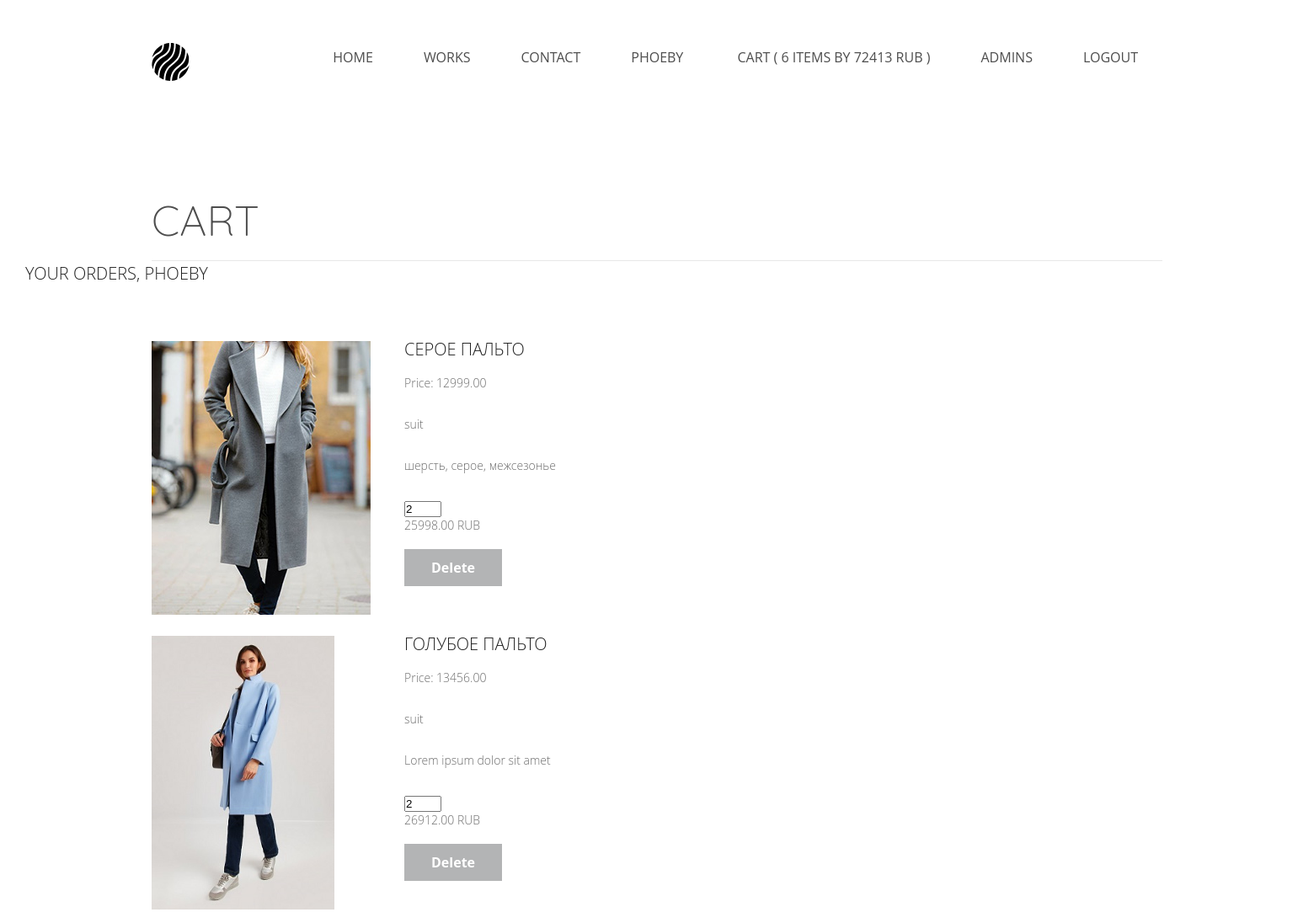
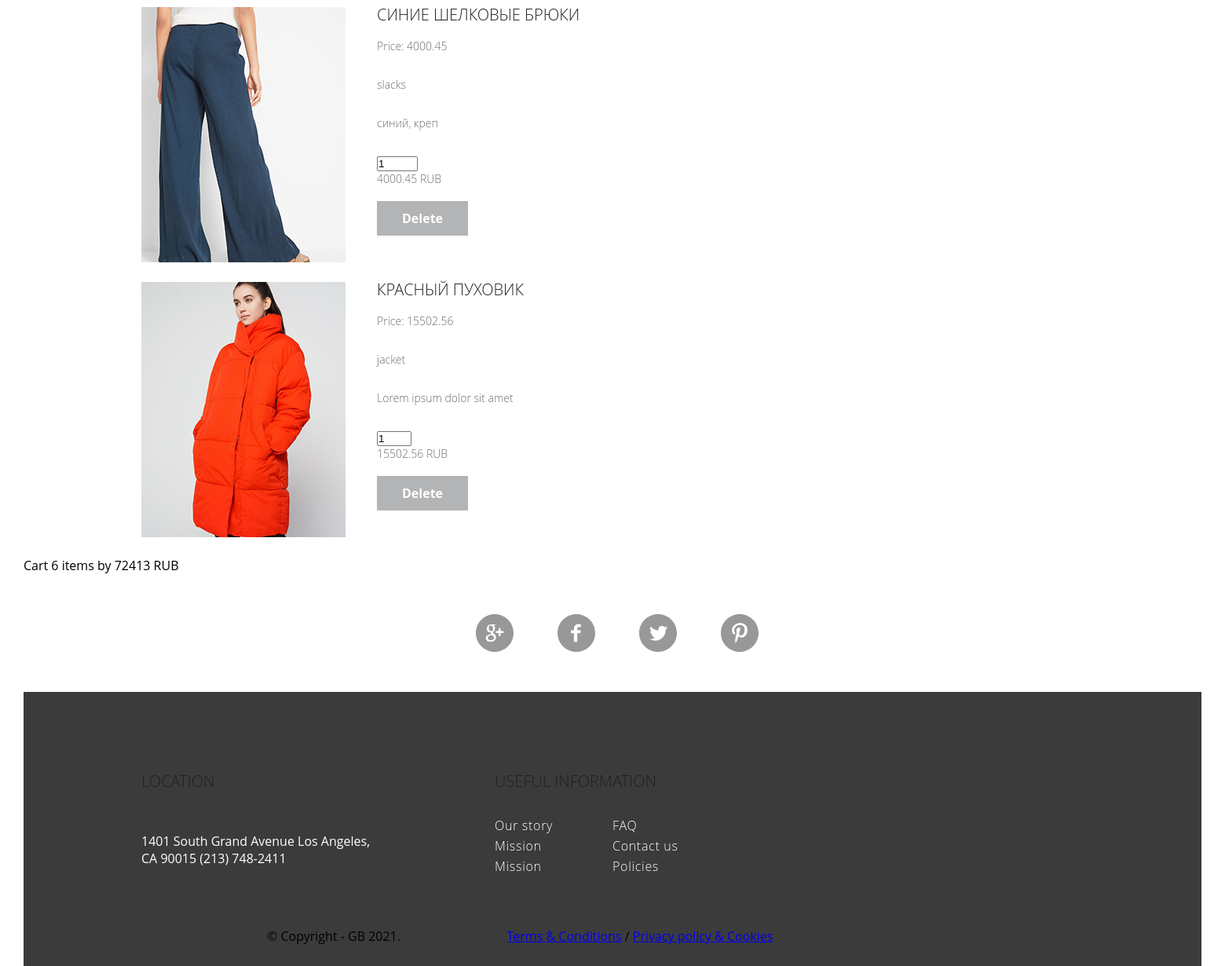
Page /basket/ (signed in) on the committed database (2 pictures, top to bottom).
### authapp/models.py (models this page shows)
class ShopUser(AbstractUser):
    avatar = models.ImageField(upload_to='users_avatars', blank=True)
    age = models.PositiveIntegerField(verbose_name='возраст', null=True)

### basketapp/models.py (models this page shows)
class Basket(models.Model):
    user = models.ForeignKey(ShopUser, on_delete=models.CASCADE, related_name='basket')
    product = models.ForeignKey(Product, on_delete=models.CASCADE)
    quantity = models.PositiveIntegerField(verbose_name='quantity', default=0)
    add_datetime = models.DateTimeField(verbose_name='Time', auto_now_add=True)
    @property
    def product_cost(self):
        return self.product.price * self.quantity
    @property
    def total_quantity(self):
        _items = self.user.basket.all()
        _totalquantity = sum(list(map(lambda x: x.quantity, _items)))
        return _totalquantity
    @property
    def total_cost(self):
        _items = Basket.objects.filter(user=self.user)
        _totalcost = sum(list(map(lambda x: x.product_cost, _items)))
        return _totalcost

### mainapp/models.py (models this page shows, shortened)
class Product(models.Model):
    category = models.ForeignKey(ProductCategory,
                                 on_delete=models.CASCADE,
                                 verbose_name='Категория продукта')
    name = models.CharField('Название модели', max_length=64)
    image = models.ImageField(upload_to='models_image', blank=True)
    short_desc = models.TextField('Краткое описание модели', blank=True)
    description = models.TextField('Описание модели', blank=True)
    price = models.DecimalField('Цена пошива модели', max_digits=8, decimal_places=2, default=0)
    quantity = models.PositiveIntegerField('количество на складе', default=0)

class ProductCategory(models.Model):
    name = models.CharField('Имя категории', max_length=64)
    description = models.TextField('Описание категории', blank=True)
    def __init__(self, *args, **kwargs):
        super().__init__(*args, **kwargs)
        self.category = None

### basketapp/views.py (the view)
# urls.py: path('', basketapp.index, name='index'),
@login_required()
def index(request):
    context = {
        'basket': request.user.basket.all()
    }
    return render(request, 'basketapp/index.html', context)

### basketapp/templates/basketapp/index.html
{% extends 'basketapp/base.html' %}
{% load static %}
{% block container %}
    {% include 'mainapp/includes/inc__main_menu.html' %}
    <div class="address-h2-us">Cart</div>
    <div class="shape"><img src=" {% static 'img/Shape.svg' %} "></div>
    <h2>
        Your orders,
        {{ user.first_name|default:'User'|title }}
    </h2>
    <div class="arts_block">
    {% include 'basketapp/includes/inc__cart.html' %}
    </div>
{% endblock %}

### mainapp/templates/mainapp/includes/inc__main_menu.html
<div class="header clearfix">
            <a href="{% url 'main:index' %}"> <img class="logo" src="/static/img/logo.svg"></a>
            <ul class="menu clearfix">
                <li class="menu-list">
                    <a href="{% url 'main:index' %}" class="menu-link">Home</a>
                </li>
                <li class="menu-list">
                    <a href="{% url 'main:products' %}" class="menu-link">Works</a>
                </li>
                <li class="menu-list">
                    <a href="{% url 'main:contacts' %}" class="menu-link">Contact</a>
                </li>
                {% if user.is_authenticated %}
                <li class="menu-list">
                        <a href="{% url 'auth:edit' %}" class="menu-link">   {{ user.first_name|default:'User' }}  </a>
                    <a href="{% url 'basket:index' %}" class="menu-link"> Cart {% if basket %} ( {{ basket.0.total_quantity }} items by {{ basket.0.total_cost|floatformat:0 }} RUB  ) {% endif %}  </a>
                 </li>
                {% endif %}
             {% if user.is_superuser %}
                <li class="menu-list">
                        <a href="{% url 'myadmin:index' %}" class="menu-link">   Admins  </a>
                </li>
                {% endif %}
                <li class="menu-list">
                    {% if user.is_authenticated %}
                        <a href="{% url 'auth:logout' %}" class="menu-link">logout</a>
                    {% else %}
                        <a href="{% url 'auth:login' %}" class="menu-link">login</a>
                    {% endif %}
                </li>
            </ul>
</div>

### basketapp/templates/basketapp/includes/inc__cart.html (shortened to what this page needs)
{% if basket %}
    {% for item in basket %}
                <div class="blocks">
                        <div class="block_pic"><img src="{{ item.product.image.url }}" height="325px;"></div>
                        <div class="block_txt">
                            <h2>{{ item.product.name }}</h2>
                            <p class="p_block_txt">Price: {{ item.product.price }}</p>
                            <p class="p_block_txt">{{ item.product.category.name }}</p>
                            <p class="p_block_txt">{{ item.product.short_desc }}</p>
                            <input type="number" name="{{ item.pk }}" min="0" max="{{ item.product.quantity }}" value="{{ item.quantity }}">
                            <p class="p_block_txt">{{ item.product_cost }} RUB</p>
                            <a href="{% url 'basket:delete_product' item.pk %}" class="block_button">Delete</a>
                        </div>
                </div>
             {% endfor %}
        <div class="block_txt">Cart {{ basket.0.total_quantity }} items by {{ basket.0.total_cost|floatformat:0 }} RUB  </div>
{% endif %}

### static/css/style.css (style rules this page uses)
* { margin: 0; padding: 0; }
body { font-family: 'Open Sans', sans-serif; }
.clearfix:after { content: ""; display: table; clear: both; }
.header { height: 130px; }
.menu { padding-top: 57px; padding-right: 149px; float: right; text-align: right; }
.menu-list { list-style-type: none; float: left; }
.menu-link { text-decoration: none; color: #4d4d4d; font-size: 16px; font-weight: 400; text-transform: uppercase; padding: 15px 30px; }
.logo { padding-left: 150px; padding-top: 51px; float: left; }
.arts_block { padding-top: 50px; width: 1500px; float: left; }
.blocks { float: left; padding-left: 150px; height: 350px; width: 100%; }
.block_pic { float: left; width: 300px; }
h2 { color: #212121; font-size: 20px; font-weight: 300; line-height: 20px; text-transform: uppercase; margin-bottom: 20px; }
.p_block_txt { color: #6c6c6c; font-size: 14px; font-weight: 300; width: 60%; margin-bottom: 30px; }
.block_txt { float: left; width: 60%; }
.block_button { text-decoration: none; text-align: center; padding: 11px 32px; border: none; font-weight: bold; color: #ffffff; background-color: #b3b4b5; }
.address-h2-us { padding-left: 150px; padding-top: 100px; font-family: 'Quicksand', sans-serif; color: #4d4d4d; font-size: 50px; font-weight: 300; text-transform: uppercase; }
.shape { padding-left: 150px; }

### rows in the picture
ShopUser: first_name "PHOEBY"
Basket: user+quantity "6", user+product+quantity "72413", product.image (picture), product.name "СЕРОЕ ПАЛЬТО", product.price "12999.00", product.category.name "suit", product.short_desc "шерсть, серое, межсезонье", quantity "2", product_cost "25998.00"
Basket: product.image (picture), product.name "ГОЛУБОЕ ПАЛЬТО", product.price "13456.00", product.category.name "suit", product.short_desc "Lorem ipsum dolor sit amet", quantity "2", product_cost "26912.00"
Basket: product.image (picture), product.name "СИНИЕ ШЕЛКОВЫЕ БРЮКИ", product.price "4000.45", product.category.name "slacks", product.short_desc "синий, креп", quantity "1", product_cost "4000.45"
Basket: product.image (picture), product.name "КРАСНЫЙ ПУХОВИК", product.price "15502.56", product.category.name "jacket", product.short_desc "Lorem ipsum dolor sit amet", quantity "1", product_cost "15502.56"
